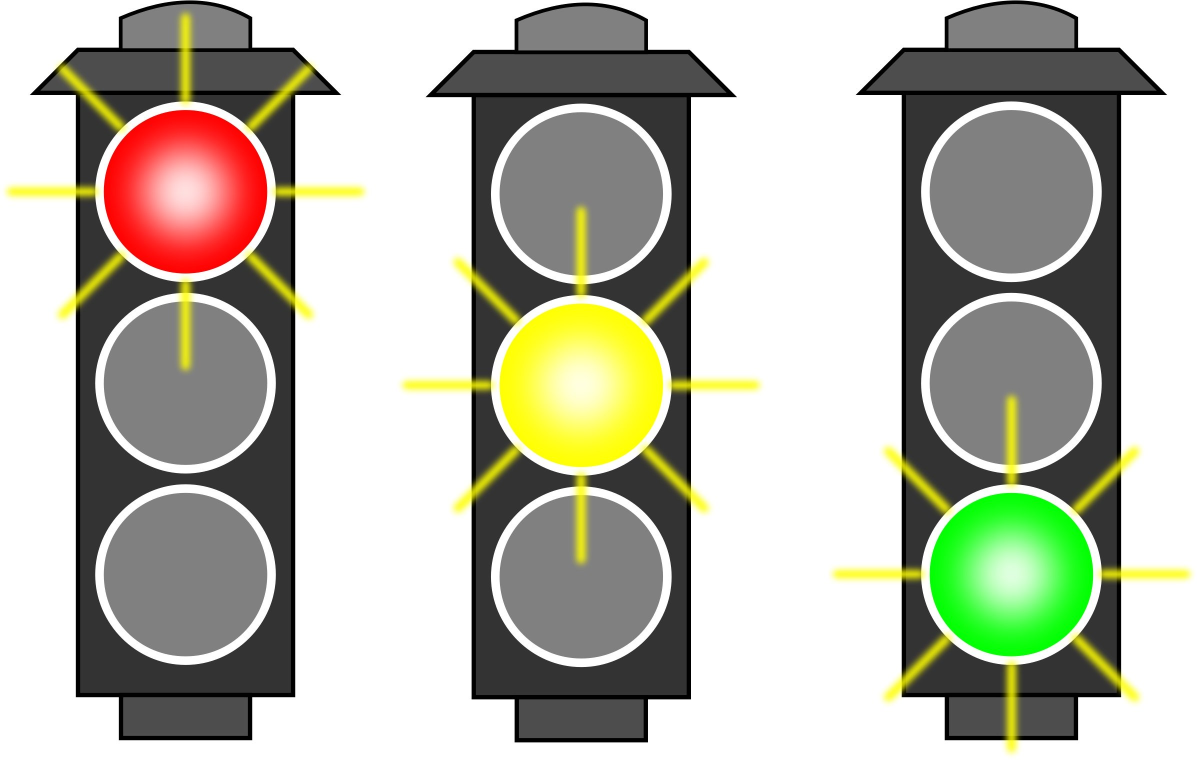
#> input picture img/traffic1.jpeg, 2394 x 1519 px, given in place of the camera (shown at 1/2 size)
$ python video.py
#> lines starting #> are read from the running program, lines starting #| are printed output that depends on the picture
import cv2
import time

video = cv2.VideoCapture(0)
while True:

    check, frame = video.read()
#> frame is the input picture: shape (1519, 2394, 3); mean B, G, R 169.1, 182.7, 182.7

    frame=cv2.resize(frame, (200, 200))
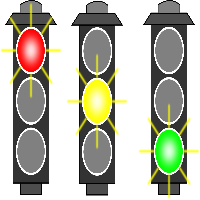
#> frame: shape (200, 200, 3); mean B, G, R 171.2, 184.9, 184.9
    print(check)
#| True
    print(frame)
#> (printed output is left out)
    gray = cv2.cvtColor(frame, cv2.COLOR_BGR2GRAY)
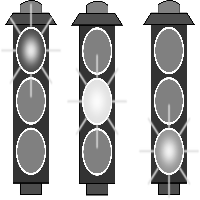
#> gray: shape (200, 200); min 0, max 255, mean 183.3
    guss = cv2.GaussianBlur(gray, (21, 21), 0)
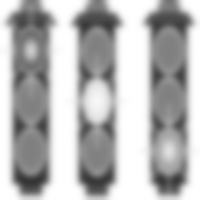
#> guss: shape (200, 200); min 53, max 255, mean 183.3
    cv2.imshow("img", frame)
    cv2.imshow("gray", gray)
    cv2.imshow("guss", guss)
    key = cv2.waitKey(100)
#> (key q is pressed here)

    if key == ord('q'):
        break

video.release()
cv2.destroyAllWindows()
